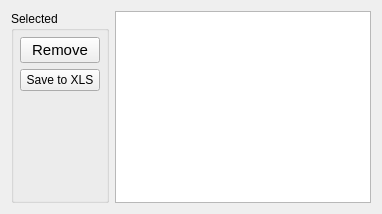
      <widget class="QWidget" name="mpltabUnitCellFit">
       <attribute name="title">
        <string>UnitCellFit</string>
       </attribute>
       <layout class="QHBoxLayout" name="horizontalLayout_2">
        <item>
         <widget class="QGroupBox" name="groupBox_15">
          <property name="sizePolicy">
           <sizepolicy hsizetype="Fixed" vsizetype="Preferred">
            <horstretch>0</horstretch>
            <verstretch>0</verstretch>
           </sizepolicy>
          </property>
          <property name="title">
           <string>Selected</string>
          </property>
          <layout class="QVBoxLayout" name="verticalLayout_12">
           <property name="margin">
            <number>6</number>
           </property>
           <item>
            <widget class="QPushButton" name="mplpushButton_RemoveUClist">
             <property name="sizePolicy">
              <sizepolicy hsizetype="Minimum" vsizetype="Fixed">
               <horstretch>0</horstretch>
               <verstretch>0</verstretch>
              </sizepolicy>
             </property>
             <property name="minimumSize">
              <size>
               <width>20</width>
               <height>0</height>
              </size>
             </property>
             <property name="maximumSize">
              <size>
               <width>100</width>
               <height>16777215</height>
              </size>
             </property>
             <property name="font">
              <font>
               <family>Helvetica</family>
               <pointsize>11</pointsize>
               <weight>50</weight>
               <italic>false</italic>
               <bold>false</bold>
              </font>
             </property>
             <property name="text">
              <string>Remove</string>
             </property>
            </widget>
           </item>
           <item>
            <widget class="QPushButton" name="mplpushButton_ExportXLS_2">
             <property name="maximumSize">
              <size>
               <width>100</width>
               <height>16777215</height>
              </size>
             </property>
             <property name="text">
              <string>Save to XLS</string>
             </property>
            </widget>
           </item>
           <item>
            <spacer name="verticalSpacer_6">
             <property name="orientation">
              <enum>Qt::Vertical</enum>
             </property>
             <property name="sizeHint" stdset="0">
              <size>
               <width>20</width>
               <height>40</height>
              </size>
             </property>
            </spacer>
           </item>
          </layout>
         </widget>
        </item>
        <item>
         <widget class="QTableWidget" name="mpltableWidget_UnitCell">
          <property name="sizePolicy">
           <sizepolicy hsizetype="Expanding" vsizetype="Fixed">
            <horstretch>1</horstretch>
            <verstretch>0</verstretch>
           </sizepolicy>
          </property>
          <property name="font">
           <font>
            <family>Helvetica</family>
            <pointsize>11</pointsize>
            <weight>50</weight>
            <italic>false</italic>
            <bold>false</bold>
           </font>
          </property>
          <property name="wordWrap">
           <bool>false</bool>
          </property>
          <property name="columnCount">
           <number>0</number>
          </property>
          <attribute name="horizontalHeaderVisible">
           <bool>false</bool>
          </attribute>
          <attribute name="horizontalHeaderCascadingSectionResizes">
           <bool>true</bool>
          </attribute>
          <attribute name="verticalHeaderVisible">
           <bool>false</bool>
          </attribute>
          <attribute name="verticalHeaderCascadingSectionResizes">
           <bool>true</bool>
          </attribute>
         </widget>
        </item>
       </layout>
      </widget>
